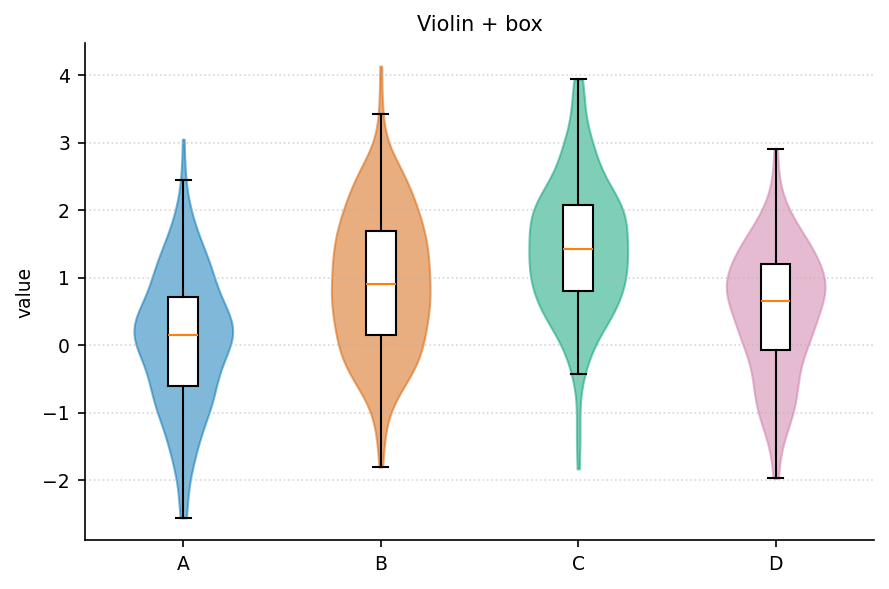

Write Python code to recreate this figure.
"""violin_with_box: 小提琴外形 + 内嵌箱线."""
import sys, os; sys.path.insert(0, os.path.join(os.path.dirname(os.path.abspath(__file__)), '..', '..', '_utils', 'python'))
import numpy as np
import matplotlib.pyplot as plt
from theme import apply_theme
from palette import cycle

def make_figure(title='Violin + box'):
    apply_theme()
    rng = np.random.default_rng(6)
    arrays = [rng.normal(loc, 1, 200) for loc in [0, 1, 1.5, 0.5]]
    labels = list('ABCD')
    fig, ax = plt.subplots()
    parts = ax.violinplot(arrays, showextrema=False)
    for i, b in enumerate(parts['bodies']):
        b.set_facecolor(cycle(i)); b.set_alpha(0.5); b.set_edgecolor(cycle(i))
    bp = ax.boxplot(arrays, positions=range(1, len(arrays)+1), widths=0.15,
                    patch_artist=True, showfliers=False)
    for patch in bp['boxes']:
        patch.set_facecolor('white')
    ax.set_xticks(range(1, len(labels)+1)); ax.set_xticklabels(labels)
    ax.set_ylabel('value'); ax.set_title(title)
    ax.grid(True, axis='y', linestyle=':', alpha=0.5)
    fig.tight_layout()
    return fig

if __name__ == '__main__':
    fig = make_figure(); fig.savefig(__file__.replace('.py', '.png'), dpi=150)
